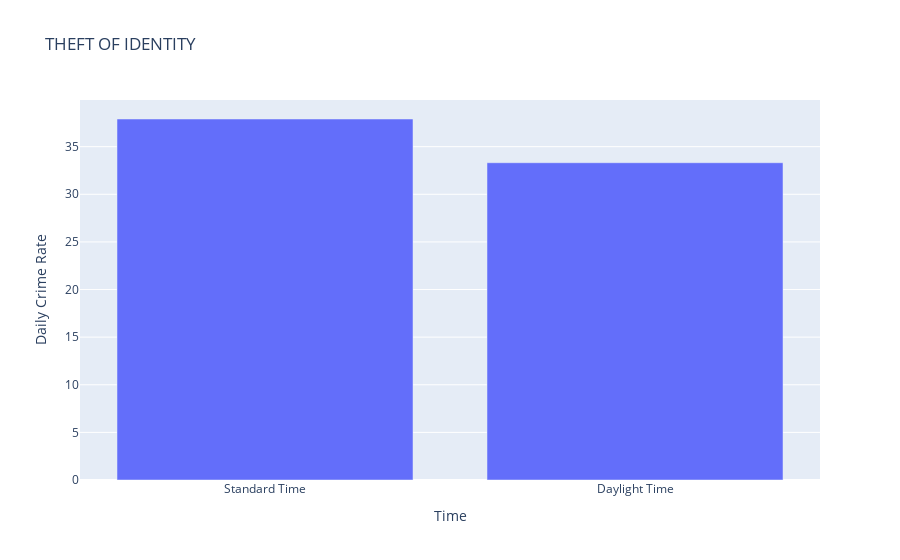

The notebook cell this image was saved under:
### Code cell
plot_daylight_crime_rate(low_on_dst['Crime Code Description'].to_list(), crime_rates_dst)

### Figure 1 — Plotly figure (JSON) as saved in the notebook; plotly's stock layout.template omitted (floating-point values rounded to 4 significant figures)
{"data": [{"alignmentgroup": "True", "hovertemplate": "Time=%{x}<br>Daily Crime Rate=%{y}<extra></extra>", "legendgroup": "", "marker": {"color": "#636efa"}, "name": "", "offsetgroup": "", "orientation": "v", "showlegend": false, "textposition": "auto", "type": "bar", "x": ["Standard Time", "Daylight Time"], "xaxis": "x", "y": [37.91, 33.31], "yaxis": "y"}], "layout": {"barmode": "relative", "legend": {"tracegroupgap": 0}, "title": {"text": "THEFT OF IDENTITY"}, "xaxis": {"anchor": "y", "domain": [0, 1], "title": {"text": "Time"}}, "yaxis": {"anchor": "x", "domain": [0, 1], "title": {"text": "Daily Crime Rate"}}}}
